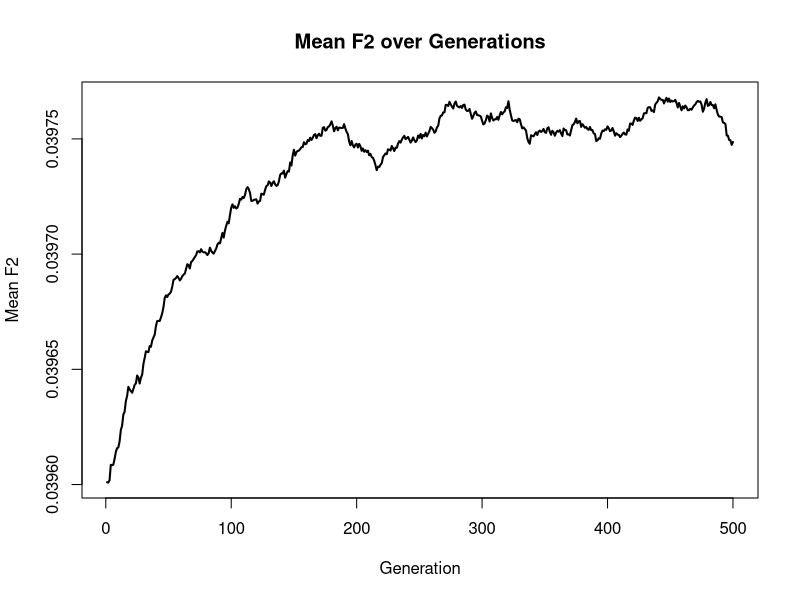
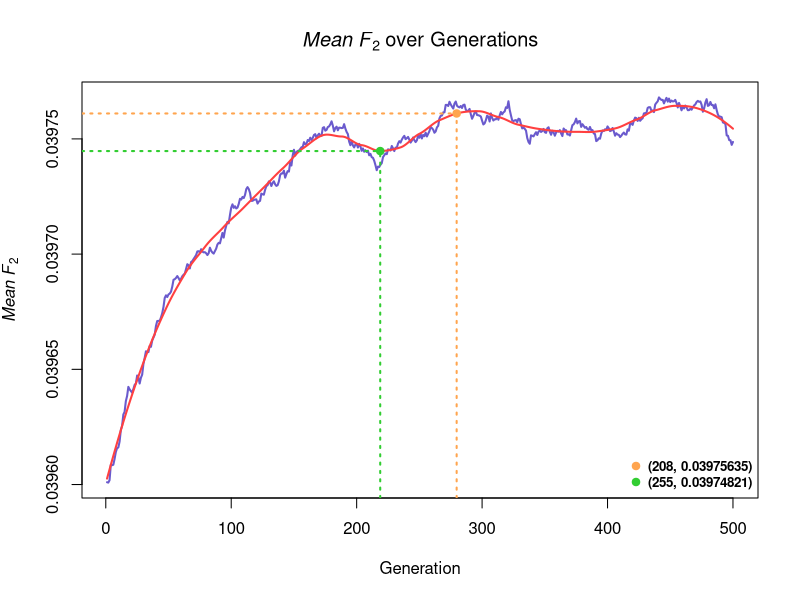

These charts were generated, in order, by the following R code:
#Algebraic simulations generate the number of reference alleles in populations based on the binomial distribution.
calculate_next_gen_num <- function(current_num, N, a1, b1, m, p3) {
  p0 <- current_num / (2 * N)
  p_after_migration <- p0 * (1 - m) + m * p3
  p_after_mutation <- p_after_migration * (1 - a1 - b1) + b1
  rbinom(1, 2 * N, p_after_mutation)
}

#Store the number of reference alleles for each of the three populations in every generation.

F_simulation_modified <- function(N, K, a1, b1, m_ij, p0, p3, num_generations) {
  n_i <- matrix(nrow = K, ncol = num_generations)
  n_i[, 1] <- rep(2 * N * p0, K)
  n_i[3, ] <- rep(2 * N * p3, num_generations) 
  
  for (t in 1:(num_generations - 1)) {
    for (i in 1:2) {
      n_i[i, t + 1] <- calculate_next_gen_num(n_i[i, t], N, a1, b1, m_ij[i, 3], p3)
    }
  }
  
  p_i <- n_i / (2 * N)
  return(p_i)
}

# Under this combination of parameters, theoretically, an inflection point will occur in F2.
N <- 100  
a1 <- 0.0005  
b1 <- 0.0002  
m_ij <- matrix(0.015, nrow = 3, ncol = 3)
m_ij[1,2] <- m_ij[2,1] <- 0
diag(m_ij) <- 1 - 0.015 
m_ij[3,3] <- 1 - 0.015*2
p0 <- 0.2   
p3 <- 0.1121   
num_generations <- 2000  

repeat_simulation_2 <- function(N, num_simulations, K, a1, b1, m_ij, p0, p3, num_generations) {
  all_freqs <- matrix(0, nrow = num_generations, ncol = num_simulations)
  F2t <- matrix(0, nrow = num_generations, ncol = num_simulations) 
  for (sim in 1:num_simulations) {
    F_matrix <- F_simulation_modified(N, K, a1, b1, m_ij, p0, p3, num_generations)
    all_freqs[, sim] <- F_matrix[1, ] / (2 * N)  
    F2t[, sim] <- (all_freqs[, sim] - p0) ^2
  }
  return(F2t)
}

set.seed(2)
num_simulations <- 1000  
num_generations <- 500  
F2t_matrix <- repeat_simulation_2(N, num_simulations, 3, a1, b1, m_ij, p0, p3, num_generations)

F2_values <- rowMeans(F2t_matrix)

plot(1:num_generations, F2_values, type = 'l', xlab = "Generation", ylab = "Mean F2", lwd = 2,
     main = "Mean F2 over Generations")

# LOESS “Mean F2 Over Generations”
generation_time <- 1:num_generations  
loess_fit_F2 <- loess(F2_values ~ generation_time, span = 0.28)  

pred_time_vals <- seq(min(generation_time), max(generation_time), length.out = 1000)
pred_F2_vals <- predict(loess_fit_F2, newdata = data.frame(generation_time = pred_time_vals))

plot(generation_time, F2_values, type = 'l', xlab = "Generation" , ylab = expression(italic("Mean F")[bold(2)]), lwd =2,
     main = expression(italic("Mean F")[bold(2)] ~ "over Generations"), col = "slateblue")
lines(pred_time_vals, pred_F2_vals, col = "brown1", lwd = 2) 

time_interval <- pred_time_vals >= 200 & pred_time_vals <= 280
preds_interval <- pred_F2_vals[time_interval]
t_vals_interval <- pred_time_vals[time_interval]

max_val <- max(preds_interval)
min_val <- min(preds_interval)
max_time <- t_vals_interval[which.max(preds_interval)]
min_time <- t_vals_interval[which.min(preds_interval)]

max_x <- max_time
max_y <- max_val
points(max_x, max_y, col = "tan1", pch = 20, cex = 1.5)
segments(max_x, par("usr")[3], max_x, max_y, col = "tan1", lty = "dotted" , lwd = 2)
segments(par("usr")[1], max_y, max_x, max_y, col = "tan1", lty = "dotted" , lwd = 2)
min_x <- min_time
min_y <- min_val
points(min_x, min_y, col = "limegreen", pch = 20, cex = 1.5)
segments(min_x, par("usr")[3], min_x, min_y, col = "limegreen", lty = "dotted" , lwd = 2)
segments(par("usr")[1], min_y, min_x, min_y, col = "limegreen", lty = "dotted" , lwd = 2)

legend("bottomright",                          
       legend = c("(208, 0.03975635)", "(255, 0.03974821)"), 
       col = c("tan1", "limegreen"),               
       pch = 20,                            
       pt.cex = 1.5,                          
       cex = 0.8,                         
       bty = "n",                            
       bg = 'white',                   
       box.lwd = 1,                     
       box.col = "grey50",              
       text.col = "black",                
       text.font = 2,                  
       horiz = FALSE)                        

# 打印最高点和最低点坐标
print(paste("Max value point: (", max_time, ", ", max_val, ")", sep = ""))
print(paste("Min value point: (", min_time, ", ", min_val, ")", sep = ""))
